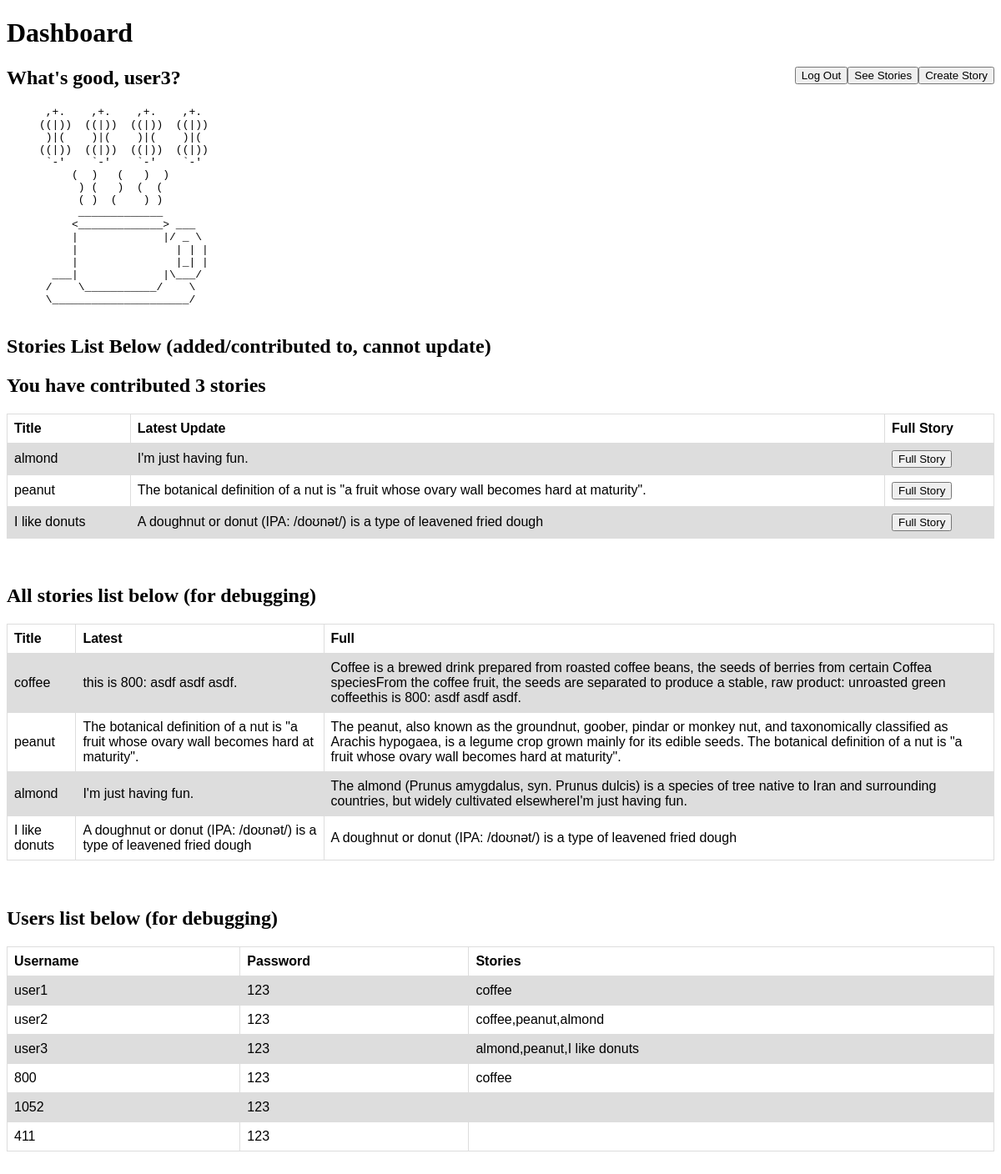
/dashboard (signed in), run on the app's committed database.
### tables this page shows
CREATE TABLE users (username TEXT, password TEXT, stories TEXT);

CREATE TABLE stories (name TEXT, latestUpdate TEXT, fullStory TEXT);

### __init__.py (the view)
@app.route("/dashboard")
def dashboard():
    if not session.get(logged_in_user):
        return render_template('main_page.html')
    c.execute("SELECT stories FROM users WHERE username = (?)", (logged_in_user,))
    userStories = c.fetchall()
    userStoriesList = list(userStories[0][0].split(","))
    num_stories = len(userStoriesList)
    if (num_stories == 1) and (userStoriesList[0] == ''):
        num_stories = 0
    stories_list = []
    for story in userStoriesList:
        c.execute("SELECT * FROM stories where name = (?)", (story,))
        row = c.fetchall()
        stories_list.append(row)
    c.execute("SELECT * FROM users")
    users_list = [line for line in c]
    c.execute("SELECT * FROM stories")
    db_stories_list = [line for line in c]
    return render_template(
        "dashboard.html",
        username=logged_in_user,         # so we can see username when we log in
        num_stories=num_stories,         # num of stories the user has added/contributed to
        stories_list=stories_list,       # shows the tables user has added/contributed to
        db_stories_list=db_stories_list, # shows title,latest,full for debugging
        users_list=users_list,           # shows user,pass,titles for debugging
        )

### templates/dashboard.html (shortened to what this page needs)
<!DOCTYPE html>
<html>
  <head>
    <link rel="stylesheet" href="static/css/my_style.css">
    <h1>Dashboard</h1>
  </head>
  <body>
    <form action="/create_story" style="float:right">
      <input type="submit" value="Create Story">
    </form>
    <form action="/see_stories" style="float:right">
      <input type="submit" value="See Stories">
    </form>
    <form action="/logout" method="POST" style="float:right">
      <input type="submit" value="Log Out">
    </form>
    <h2>What's good, {{username}}?</h2>
    <pre>
      ,+.    ,+.    ,+.    ,+.
     ((|))  ((|))  ((|))  ((|))
      )|(    )|(    )|(    )|(
     ((|))  ((|))  ((|))  ((|))
      `-'    `-'    `-'    `-'
          (  )   (   )  )
           ) (   )  (  (
           ( )  (    ) )
           _____________
          <_____________> ___
          |             |/ _ \
          |               | | |
          |               |_| |
       ___|             |\___/
      /    \___________/    \
      \_____________________/
    </pre>
    <h2>Stories List Below (added/contributed to, cannot update)</h2>
    {% if (num_stories == 1) %}
      <h2>You have contributed {{num_stories}} story</h2>
    {% else %}
      <h2>You have contributed {{num_stories}} stories</h2>
    {% endif %}
    <table>
      <tr>
        <th>Title</th>
        <th>Latest Update</th>
        <th>Full Story</th>
      </tr>
      {% if (num_stories != 0) %}
        {% for story_info in stories_list %}
          <tr>
            <td>{{story_info[0][0]}}</td>
            <td>{{story_info[0][1]}}</td>
            <td>
              <form action="/full_story" method="post">
                <input type="submit" value="Full Story">
              </form>
            </td
          </tr>
        {% endfor %}
      {% else %}
        <td></td>
        <td></td>
        <td></td>
      {% endif %}
    </table>
    <br>
    <br>
    <h2>All stories list below (for debugging)</h2>
    <table>
      <tr>
        <th>Title</th>
        <th>Latest</th>
        <th>Full</th>
      </tr>
      {% for story_info in db_stories_list%}
      <tr>
        {% for col in story_info %}
          <td>{{col}}</td>
        {% endfor %}
      </tr>
      {% endfor %}
    </table>
    <br>
    <br>
    <h2>Users list below (for debugging)</h2>
    <table>
      <tr>
        <th>Username</th>
        <th>Password</th>
        <th>Stories</th>
      </tr>
      {% for user_info in users_list %}
      <tr>
        {% for col in user_info %}
          <td>{{col}}</td>
        {% endfor %}
      </tr>
      {% endfor %}
    </table>
    <br>
    <br>
  </body>
</html>

### static/css/my_style.css (style rules this page uses)
table { font-family: arial, sans-serif; border-collapse: collapse; width: 100%; }
td, th { border: 1px solid #dddddd; text-align: left; padding: 8px; }
tr:nth-child(even) { background-color: #dddddd; }

### data on the page
users: username "user3", password "123", stories "almond,peanut,I like donuts"
stories: name "almond", latestUpdate "I'm just having fun.", fullStory "The almond (Prunus amygdalus, syn. Prunus dulcis) is a species of tree native to Iran and surrounding countries, but widely cultivated elsewhereI'm just having fun."
stories: name "peanut", latestUpdate "The botanical definition of a nut is \"a fruit whose ovary wall becomes hard at maturity\".", fullStory "The peanut, also known as the groundnut, goober, pindar or monkey nut, and taxonomically classified as Arachis hypogaea, is a legume crop grown mainly for its edible seeds. The botanical definition of a nut is \"a fruit whose ovary wall becomes hard at maturity\"."
stories: name "I like donuts", latestUpdate "A doughnut or donut (IPA: /doʊnət/) is a type of leavened fried dough", fullStory "A doughnut or donut (IPA: /doʊnət/) is a type of leavened fried dough"
stories: name "coffee", latestUpdate "this is 800: asdf asdf asdf.", fullStory "Coffee is a brewed drink prepared from roasted coffee beans, the seeds of berries from certain Coffea speciesFrom the coffee fruit, the seeds are separated to produce a stable, raw product: unroasted green coffeethis is 800: asdf asdf asdf."
users: username "user1", password "123", stories "coffee"
users: username "user2", password "123", stories "coffee,peanut,almond"
users: username "800", password "123", stories "coffee"
users: username "1052", password "123"
users: username "411", password "123"

### other printed values
{{ num_stories }} "3"
